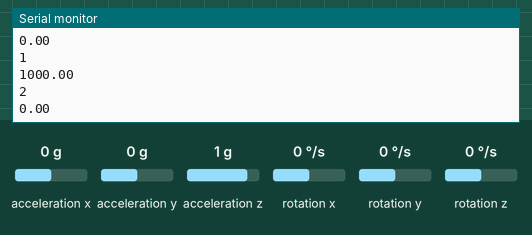
Bench run of a sketch on a simulated Arduino Uno, built with avr-gcc and run on an emulated ATmega328P. Parts: the last lines printed to the serial monitor. Wiring (inferred from the names in the program): MPU-6050 motion sensor at I2C address 0x68. The test bench sets the inputs (shaded band); at power-on: acceleration y 0 g, acceleration z 1 g, acceleration x 0 g, rotation x 0 °/s, rotation y 0 °/s, rotation z 0 °/s.

Above: at 1.2 s.
1.3 s: acceleration y set to -1.4 g
At 1.43 s:
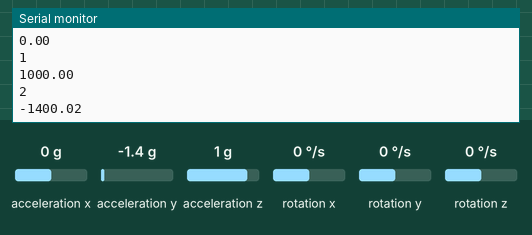
2.8 s: acceleration z set to -0.8 g
At 2.98 s:
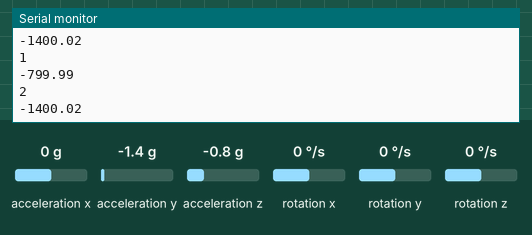
4.3 s: acceleration y set to 0.8 g
At 4.42 s:
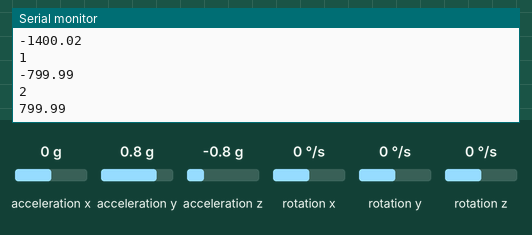
Timing chart, 0 to 7.3 s (numbered marks = the images above; inputs shaded):
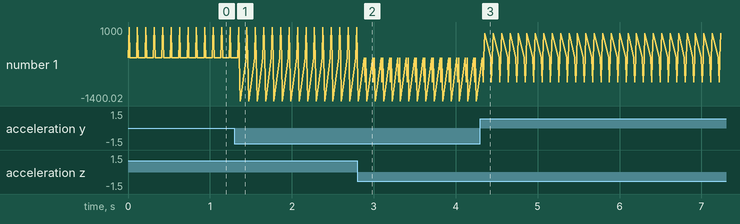

The sketch:

VR_GUN_CODE.ino
```cpp
#include<Wire.h>
const int MPU6050_addr=0x68;
float AccX,AccY,AccZ;
int16_t GyroX,GyroY,GyroZ,Temp;
void setup(){
  Wire.begin();
  Wire.beginTransmission(MPU6050_addr);
  Wire.write(0x6B);
  Wire.write(0);
  Wire.endTransmission(true);
  Serial.begin(9600);
}
void loop(){
  Wire.beginTransmission(MPU6050_addr);
  Wire.write(0x3B);
  Wire.endTransmission(false);
  Wire.requestFrom(MPU6050_addr,14,true);
  AccX=Wire.read()<<8|Wire.read();
  AccY=Wire.read()<<8|Wire.read();
  AccZ=Wire.read()<<8|Wire.read();
  Temp=Wire.read()<<8|Wire.read();
  GyroX=Wire.read()<<8|Wire.read();
  GyroY=Wire.read()<<8|Wire.read();
  GyroZ=Wire.read()<<8|Wire.read();


   Serial.println(1);
   delay(10);
   Serial.println((AccZ*1000)/16384);
   delay(10);
   Serial.println(2);
   delay(10);
   Serial.println((AccY*1000)/16384);


  delay(70);
}
```

Measured:
- after the input at 1.3 s, the serial monitor: prints a new line after 0.07 s (image 1)
- after the input at 2.8 s, the serial monitor: prints a new line after 0.09 s (image 2)
- after the input at 4.3 s, the serial monitor: prints a new line after 0.06 s (image 3)
- plotted number 1: -1400.02 → 799.99 after the input at 4.3 s
